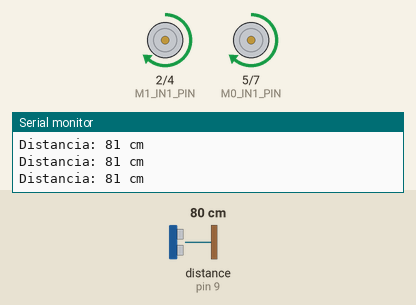
This sketch was run on a simulated Arduino Uno, built with avr-gcc and run on an emulated ATmega328P. Parts: motor-driver pin pairs drawn as motors (green arrow = first pin HIGH = forward, orange = second pin HIGH = backward, longer = more drive, scaled by the enable pin), the last lines printed to the serial monitor. The inputs (shaded band) are chosen by the test bench; at power-on: distance to the obstacle (sensor on pin 9) 80 cm. The echo pulse lasts 58.3 µs per cm.

Above: at 1.2 s.
1.3 s: distance to the obstacle (sensor on pin 9) set to 22 cm
2.8 s: distance to the obstacle (sensor on pin 9) set to 18 cm
At 3.8 s:
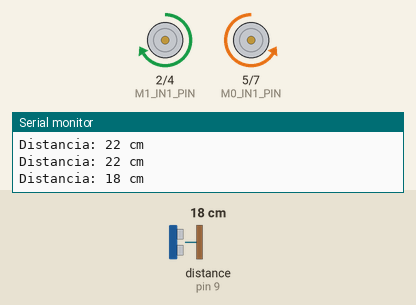
At 5.2 s:
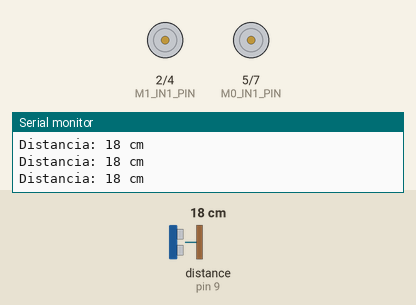
5.8 s: distance to the obstacle (sensor on pin 9) set to 60 cm
7.8 s: distance to the obstacle (sensor on pin 9) set to 2 cm
At 8.3 s:
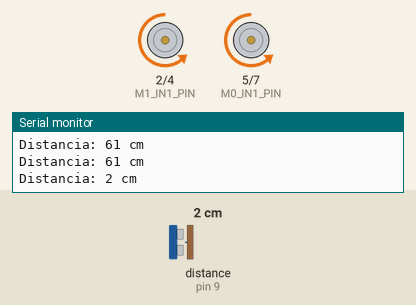
Timing chart, 0 to 11.8 s (numbered marks = the images above; inputs shaded):
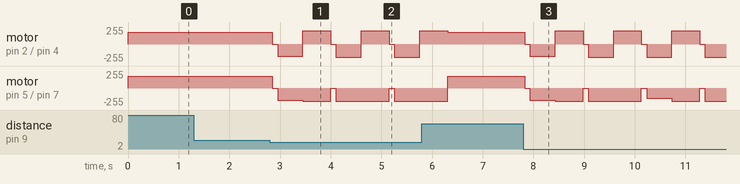

The sketch:

Proyecto5_Esquiva_Obstaculos.ino
```cpp
/*
 * ==========================================================
 * PROYECTO 5: ROBOT ESQUIVA-OBSTÁCULOS
 * ==========================================================
 */

/*
 * ==========================================================
 * MÓDULO BASE DE MOVIMIENTO - MATBOT 1.0
 *
 Incluir este bloque en todos los proyectos con motores.
* Mapeo M0 (Derecho): {D5, D6, D7}
 * Mapeo M1 (Izquierdo): {D2, D3, D4}

 * ==========================================================
 */

// --- Pines Motor Derecho (M0) ---
#define M0_EN_PIN    6  // Pin D6 (Enable/Velocidad)
#define M0_IN1_PIN   5  // Pin D5 (Input 1)
#define M0_IN2_PIN   7  // Pin D7 (Input 2)

// // --- Pines Motor Izquierdo (M1) ---
#define M1_EN_PIN    3  // Pin D3 (Enable/Velocidad)
#define M1_IN1_PIN   2  // Pin D2 (Input 1)
#define M1_IN2_PIN   4  // Pin D4 (Input 2)

void setupMovimiento() {
  pinMode(M0_EN_PIN, OUTPUT);
  pinMode(M0_IN1_PIN, OUTPUT);
  pinMode(M0_IN2_PIN, OUTPUT);
  pinMode(M1_EN_PIN, OUTPUT);
  pinMode(M1_IN1_PIN, OUTPUT);
  pinMode(M1_IN2_PIN, OUTPUT);
}

// --- Funciones Básicas de Movimiento ---
void avanzar(int velocidad) {
  digitalWrite(M0_IN1_PIN, HIGH);
  digitalWrite(M0_IN2_PIN, LOW);
  analogWrite(M0_EN_PIN, velocidad);
  digitalWrite(M1_IN1_PIN, HIGH);
  digitalWrite(M1_IN2_PIN, LOW);
  analogWrite(M1_EN_PIN, velocidad);
}
void retroceder(int velocidad) {
  digitalWrite(M0_IN1_PIN, LOW);
  digitalWrite(M0_IN2_PIN, HIGH);
  analogWrite(M0_EN_PIN, velocidad);
  digitalWrite(M1_IN1_PIN, LOW);
  digitalWrite(M1_IN2_PIN, HIGH);
  analogWrite(M1_EN_PIN, velocidad);
}
void girarDerecha(int velocidad) {
  digitalWrite(M1_IN1_PIN, HIGH);
  digitalWrite(M1_IN2_PIN, LOW);
  analogWrite(M1_EN_PIN, velocidad);
  digitalWrite(M0_IN1_PIN, LOW);
  digitalWrite(M0_IN2_PIN, HIGH);
  analogWrite(M0_EN_PIN, velocidad);
}
void girarIzquierda(int velocidad) {
  digitalWrite(M1_IN1_PIN, LOW);
  digitalWrite(M1_IN2_PIN, HIGH);
  analogWrite(M1_EN_PIN, velocidad);
  digitalWrite(M0_IN1_PIN, HIGH);
  digitalWrite(M0_IN2_PIN, LOW);
  analogWrite(M0_EN_PIN, velocidad);
}
void detener() {
  analogWrite(M0_EN_PIN, 0);
  analogWrite(M1_EN_PIN, 0);
}


// --- 1. INCLUIR LA BIBLIOTECA ---
// Le decimos al programa que usaremos la biblioteca "NewPing"
// que instalamos para nuestro sensor de 3 pines.
#include <NewPing.h>

// --- 2. DEFINICIÓN DE PINES ---
// Aquí definimos los "apodos" para los pines que usaremos.

#define SENSOR_PIN 9      // Pin D9 (Puerto D9), donde está el sensor
#define MAX_DISTANCE 200  // Distancia máxima que medirá el sensor (en cm)

// --- 3. CREAR EL OBJETO SENSOR ---
// Creamos una "variable" especial (un "objeto") de tipo NewPing
// y la llamamos "sonar".
// Le decimos que tanto el pin Trig como el Echo están en el
// MISMO pin (SENSOR_PIN).
NewPing sonar(SENSOR_PIN, SENSOR_PIN, MAX_DISTANCE);

// --- 4. CONFIGURACIÓN INICIAL ---
void setup() {
  // Prepara los pines de los motores (esta función
  // viene de nuestro "Módulo Base")
  setupMovimiento();

  // (Opcional) Inicia el monitor serie para poder ver
  // las distancias en la computadora.
  Serial.begin(9600);
}

// --- 5. BUCLE PRINCIPAL ---
void loop() {
  // --- A. MEDIR LA DISTANCIA ---
  // Usamos la función .ping_cm() de la biblioteca NewPing.
  // Esta función hace todo el trabajo (enviar pulso,
  // escuchar el eco, calcular) y nos devuelve un número
  // (la distancia en cm).
  int distancia = sonar.ping_cm();

  // (Opcional) Imprimimos el valor en el monitor
  Serial.print("Distancia: ");
  Serial.print(distancia);
  Serial.println(" cm");

  // --- B. LÓGICA DE DECISIÓN (EL "CEREBRO") ---

  // Revisamos dos condiciones:
  // 1. ¿La distancia es menor a 20 cm? (¡Obstáculo!)
  // 2. ¿La distancia es mayor a 0? (¡Medición válida!)
  //    (NewPing devuelve 0 si hay un error o no detecta nada)
  if (distancia < 20 && distancia > 0) {

    // --- RUTINA DE "ESQUIVAR" ---
    // Si ambas condiciones son verdaderas, ejecutamos esta
    // secuencia de 3 pasos para evitar el choque:

    // a. ¡Frenar!
    // Detiene los motores inmediatamente.
    detener();
    delay(100); // Pausa corta para que el robot se detenga por completo.

    // b. ¡Retroceder!
    // Damos marcha atrás para tomar distancia del obstáculo.
    retroceder(150); // (150 es una velocidad media)
    delay(500);    // Lo hace por medio segundo.

    // c. ¡Girar!
    // Giramos sobre nuestro eje para buscar un nuevo camino.
    girarDerecha(200); // (200 es una velocidad de giro rápida)
    delay(500);    // Lo hace por medio segundo.

  } else {

    // --- RUTINA DE "AVANZAR" ---
    // Si no hay ningún obstáculo (distancia > 20 o 0),
    // simplemente seguimos adelante.
    avanzar(180); // (180 es una velocidad de avance normal)
  }

  // Damos una pequeña pausa de 50 milisegundos
  // antes de volver a medir. Esto da estabilidad
  // y evita lecturas erráticas del sensor.
  delay(50);
}
```

Measured:
- the behaviour switches between 20 and 19 cm on distance to the obstacle (sensor on pin 9) (found by bisection; images 0 and 1)
